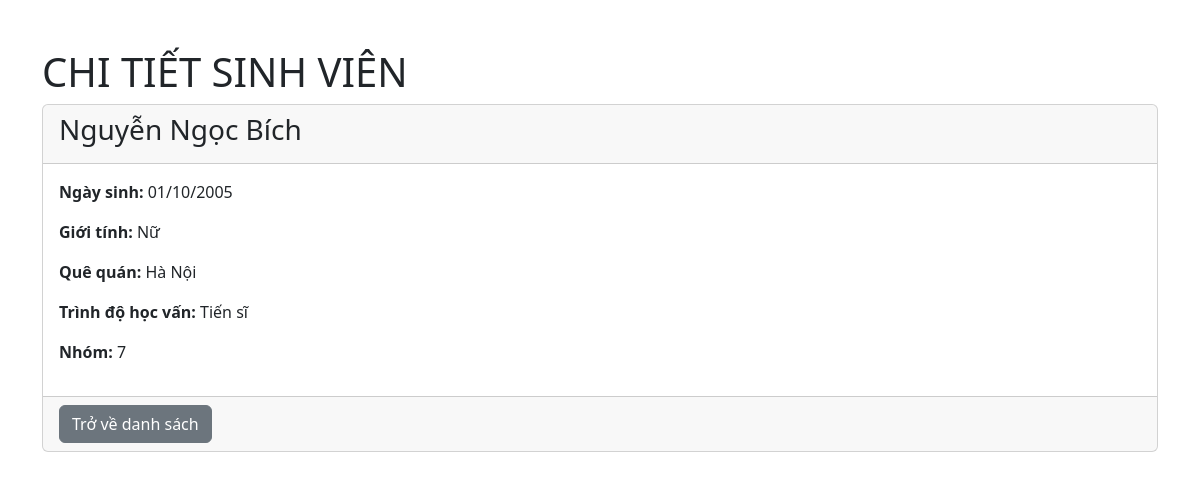
The app's page /vscode/read.php?id=1 with its own data.
### tables this page shows
CREATE TABLE `table_students` (
  `id` int(10) NOT NULL,
  `fullname` text NOT NULL,
  `dob` date NOT NULL,
  `gender` int(1) NOT NULL,
  `hometown` varchar(50) NOT NULL,
  `level` int(2) NOT NULL,
  `group_id` int(2) NOT NULL
);

### vscode/read.php (the view, shortened to what this page needs)
<?php
require_once 'connect.php';
$id = isset($_GET['id']) ? $_GET['id'] : 0;
if ($id != 0) {
    $read_sql = "SELECT * FROM table_Students WHERE id = $id";
    $result = mysqli_query($conn, $read_sql);
    if (mysqli_num_rows($result) > 0) {
        $student = mysqli_fetch_assoc($result);
    } else {
        echo "Không tìm thấy sinh viên";
        exit;
    }
} else {
    echo "ID không hợp lệ";
    exit;
}
?>
<!DOCTYPE html>
<html lang="en">
<head>
    <link href="https://cdn.jsdelivr.net/npm/bootstrap@5.3.3/dist/css/bootstrap.min.css" rel="stylesheet">
</head>
<body>
    <div class="container mb-5 mt-5">
        <h1>CHI TIẾT SINH VIÊN</h1>
        <div class="card">
            <div class="card-header">
                <h3><?php echo $student['fullname']; ?></h3>
            </div>
            <div class="card-body">
                <p><strong>Ngày sinh:</strong> <?php echo date("d/m/Y", strtotime($student['dob'])); ?></p>
                <p><strong>Giới tính:</strong> <?php echo ($student['gender'] == 1) ? 'Nam' : 'Nữ'; ?></p>
                <p><strong>Quê quán:</strong> <?php echo $student['hometown']; ?></p>
                <p><strong>Trình độ học vấn:</strong>
                    <?php
                    switch ($student['level']) {
                        case 0:
                            echo 'Tiến sĩ';
                            break;
                    }
                    ?>
                </p>
                <p><strong>Nhóm:</strong> <?php echo $student['group_id']; ?></p>
            </div>
            <div class="card-footer">
                <a href="index.php" class="btn btn-secondary">Trở về danh sách</a>
            </div>
        </div>
    </div>
</body>
</html>

### records on screen
table_students: fullname "Nguyễn Ngọc Bích", dob "01/10/2005", hometown "Hà Nội", group "7"
